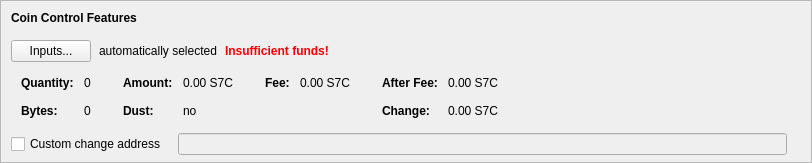
    <widget class="QFrame" name="frameCoinControl">
     <property name="sizePolicy">
      <sizepolicy hsizetype="Expanding" vsizetype="Expanding">
       <horstretch>0</horstretch>
       <verstretch>0</verstretch>
      </sizepolicy>
     </property>
     <property name="maximumSize">
      <size>
       <width>16777215</width>
       <height>16777215</height>
      </size>
     </property>
     <property name="frameShape">
      <enum>QFrame::StyledPanel</enum>
     </property>
     <property name="frameShadow">
      <enum>QFrame::Sunken</enum>
     </property>
     <layout class="QVBoxLayout" name="verticalLayoutCoinControl2">
      <property name="spacing">
       <number>0</number>
      </property>
      <property name="leftMargin">
       <number>0</number>
      </property>
      <property name="topMargin">
       <number>0</number>
      </property>
      <property name="rightMargin">
       <number>0</number>
      </property>
      <property name="bottomMargin">
       <number>6</number>
      </property>
      <item>
       <layout class="QVBoxLayout" name="verticalLayoutCoinControl" stretch="0,0,0,0,1">
        <property name="spacing">
         <number>0</number>
        </property>
        <property name="leftMargin">
         <number>10</number>
        </property>
        <property name="topMargin">
         <number>10</number>
        </property>
        <item>
         <layout class="QHBoxLayout" name="horizontalLayoutCoinControl1">
          <property name="bottomMargin">
           <number>15</number>
          </property>
          <item>
           <widget class="QLabel" name="labelCoinControlFeatures">
            <property name="sizePolicy">
             <sizepolicy hsizetype="Preferred" vsizetype="Maximum">
              <horstretch>0</horstretch>
              <verstretch>0</verstretch>
             </sizepolicy>
            </property>
            <property name="font">
             <font>
              <weight>75</weight>
              <bold>true</bold>
             </font>
            </property>
            <property name="styleSheet">
             <string notr="true">font-weight:bold;</string>
            </property>
            <property name="text">
             <string>Coin Control Features</string>
            </property>
           </widget>
          </item>
         </layout>
        </item>
        <item>
         <layout class="QHBoxLayout" name="horizontalLayoutCoinControl2" stretch="0,0,0,0">
          <property name="spacing">
           <number>8</number>
          </property>
          <property name="bottomMargin">
           <number>10</number>
          </property>
          <item>
           <widget class="QPushButton" name="pushButtonCoinControl">
            <property name="styleSheet">
             <string notr="true"/>
            </property>
            <property name="text">
             <string>Inputs...</string>
            </property>
            <property name="autoDefault">
             <bool>false</bool>
            </property>
           </widget>
          </item>
          <item>
           <widget class="QLabel" name="labelCoinControlAutomaticallySelected">
            <property name="text">
             <string>automatically selected</string>
            </property>
            <property name="margin">
             <number>5</number>
            </property>
           </widget>
          </item>
          <item>
           <widget class="QLabel" name="labelCoinControlInsuffFunds">
            <property name="font">
             <font>
              <weight>75</weight>
              <bold>true</bold>
             </font>
            </property>
            <property name="styleSheet">
             <string notr="true">color:red;font-weight:bold;</string>
            </property>
            <property name="text">
             <string>Insufficient funds!</string>
            </property>
            <property name="margin">
             <number>5</number>
            </property>
           </widget>
          </item>
          <item>
           <spacer name="horizontalSpacerCoinControl">
            <property name="orientation">
             <enum>Qt::Horizontal</enum>
            </property>
            <property name="sizeHint" stdset="0">
             <size>
              <width>40</width>
              <height>1</height>
             </size>
            </property>
           </spacer>
          </item>
         </layout>
        </item>
        <item>
         <widget class="QWidget" name="widgetCoinControl" native="true">
          <property name="sizePolicy">
           <sizepolicy hsizetype="Preferred" vsizetype="Preferred">
            <horstretch>0</horstretch>
            <verstretch>0</verstretch>
           </sizepolicy>
          </property>
          <property name="minimumSize">
           <size>
            <width>0</width>
            <height>0</height>
           </size>
          </property>
          <property name="styleSheet">
           <string notr="true"/>
          </property>
          <layout class="QHBoxLayout" name="horizontalLayoutCoinControl5">
           <property name="leftMargin">
            <number>0</number>
           </property>
           <property name="topMargin">
            <number>0</number>
           </property>
           <property name="rightMargin">
            <number>0</number>
           </property>
           <property name="bottomMargin">
            <number>0</number>
           </property>
           <item>
            <layout class="QHBoxLayout" name="horizontalLayoutCoinControl3" stretch="0,0,0,1">
             <property name="spacing">
              <number>20</number>
             </property>
             <property name="topMargin">
              <number>0</number>
             </property>
             <property name="bottomMargin">
              <number>10</number>
             </property>
             <item>
              <layout class="QFormLayout" name="formLayoutCoinControl1">
               <property name="horizontalSpacing">
                <number>10</number>
               </property>
               <property name="verticalSpacing">
                <number>14</number>
               </property>
               <property name="leftMargin">
                <number>10</number>
               </property>
               <property name="topMargin">
                <number>4</number>
               </property>
               <property name="rightMargin">
                <number>6</number>
               </property>
               <item row="0" column="0">
                <widget class="QLabel" name="labelCoinControlQuantityText">
                 <property name="font">
                  <font>
                   <weight>75</weight>
                   <bold>true</bold>
                  </font>
                 </property>
                 <property name="text">
                  <string>Quantity:</string>
                 </property>
                 <property name="margin">
                  <number>0</number>
                 </property>
                </widget>
               </item>
               <item row="0" column="1">
                <widget class="QLabel" name="labelCoinControlQuantity">
                 <property name="cursor">
                  <cursorShape>IBeamCursor</cursorShape>
                 </property>
                 <property name="contextMenuPolicy">
                  <enum>Qt::ActionsContextMenu</enum>
                 </property>
                 <property name="text">
                  <string notr="true">0</string>
                 </property>
                 <property name="margin">
                  <number>0</number>
                 </property>
                 <property name="textInteractionFlags">
                  <set>Qt::LinksAccessibleByMouse|Qt::TextSelectableByKeyboard|Qt::TextSelectableByMouse</set>
                 </property>
                </widget>
               </item>
               <item row="1" column="0">
                <widget class="QLabel" name="labelCoinControlBytesText">
                 <property name="font">
                  <font>
                   <weight>75</weight>
                   <bold>true</bold>
                  </font>
                 </property>
                 <property name="text">
                  <string>Bytes:</string>
                 </property>
                </widget>
               </item>
               <item row="1" column="1">
                <widget class="QLabel" name="labelCoinControlBytes">
                 <property name="cursor">
                  <cursorShape>IBeamCursor</cursorShape>
                 </property>
                 <property name="contextMenuPolicy">
                  <enum>Qt::ActionsContextMenu</enum>
                 </property>
                 <property name="text">
                  <string notr="true">0</string>
                 </property>
                 <property name="textInteractionFlags">
                  <set>Qt::LinksAccessibleByMouse|Qt::TextSelectableByKeyboard|Qt::TextSelectableByMouse</set>
                 </property>
                </widget>
               </item>
              </layout>
             </item>
             <item>
              <layout class="QFormLayout" name="formLayoutCoinControl2">
               <property name="horizontalSpacing">
                <number>10</number>
               </property>
               <property name="verticalSpacing">
                <number>14</number>
               </property>
               <property name="leftMargin">
                <number>6</number>
               </property>
               <property name="topMargin">
                <number>4</number>
               </property>
               <property name="rightMargin">
                <number>6</number>
               </property>
               <item row="0" column="0">
                <widget class="QLabel" name="labelCoinControlAmountText">
                 <property name="font">
                  <font>
                   <weight>75</weight>
                   <bold>true</bold>
                  </font>
                 </property>
                 <property name="text">
                  <string>Amount:</string>
                 </property>
                 <property name="margin">
                  <number>0</number>
                 </property>
                </widget>
               </item>
               <item row="0" column="1">
                <widget class="QLabel" name="labelCoinControlAmount">
                 <property name="cursor">
                  <cursorShape>IBeamCursor</cursorShape>
                 </property>
                 <property name="contextMenuPolicy">
                  <enum>Qt::ActionsContextMenu</enum>
                 </property>
                 <property name="text">
                  <string notr="true">0.00 S7C</string>
                 </property>
                 <property name="textInteractionFlags">
                  <set>Qt::LinksAccessibleByMouse|Qt::TextSelectableByKeyboard|Qt::TextSelectableByMouse</set>
                 </property>
                </widget>
               </item>
               <item row="1" column="0">
                <widget class="QLabel" name="labelCoinControlLowOutputText">
                 <property name="font">
                  <font>
                   <weight>75</weight>
                   <bold>true</bold>
                  </font>
                 </property>
                 <property name="text">
                  <string>Dust:</string>
                 </property>
                </widget>
               </item>
               <item row="1" column="1">
                <widget class="QLabel" name="labelCoinControlLowOutput">
                 <property name="cursor">
                  <cursorShape>IBeamCursor</cursorShape>
                 </property>
                 <property name="contextMenuPolicy">
                  <enum>Qt::ActionsContextMenu</enum>
                 </property>
                 <property name="text">
                  <string notr="true">no</string>
                 </property>
                 <property name="textInteractionFlags">
                  <set>Qt::LinksAccessibleByMouse|Qt::TextSelectableByKeyboard|Qt::TextSelectableByMouse</set>
                 </property>
                </widget>
               </item>
              </layout>
             </item>
             <item>
              <layout class="QFormLayout" name="formLayoutCoinControl3">
               <property name="horizontalSpacing">
                <number>10</number>
               </property>
               <property name="verticalSpacing">
                <number>14</number>
               </property>
               <property name="leftMargin">
                <number>6</number>
               </property>
               <property name="topMargin">
                <number>4</number>
               </property>
               <property name="rightMargin">
                <number>6</number>
               </property>
               <item row="0" column="0">
                <widget class="QLabel" name="labelCoinControlFeeText">
                 <property name="font">
                  <font>
                   <weight>75</weight>
                   <bold>true</bold>
                  </font>
                 </property>
                 <property name="text">
                  <string>Fee:</string>
                 </property>
                 <property name="margin">
                  <number>0</number>
                 </property>
                </widget>
               </item>
               <item row="0" column="1">
                <widget class="QLabel" name="labelCoinControlFee">
                 <property name="cursor">
                  <cursorShape>IBeamCursor</cursorShape>
                 </property>
                 <property name="contextMenuPolicy">
                  <enum>Qt::ActionsContextMenu</enum>
                 </property>
                 <property name="text">
                  <string notr="true">0.00 S7C</string>
                 </property>
                 <property name="textInteractionFlags">
                  <set>Qt::LinksAccessibleByMouse|Qt::TextSelectableByKeyboard|Qt::TextSelectableByMouse</set>
                 </property>
                </widget>
               </item>
             </layout>
             </item>
             <item>
              <layout class="QFormLayout" name="formLayoutCoinControl4">
               <property name="horizontalSpacing">
                <number>10</number>
               </property>
               <property name="verticalSpacing">
                <number>14</number>
               </property>
               <property name="leftMargin">
                <number>6</number>
               </property>
               <property name="topMargin">
                <number>4</number>
               </property>
               <property name="rightMargin">
                <number>6</number>
               </property>
               <item row="0" column="0">
                <widget class="QLabel" name="labelCoinControlAfterFeeText">
                 <property name="font">
                  <font>
                   <weight>75</weight>
                   <bold>true</bold>
                  </font>
                 </property>
                 <property name="text">
                  <string>After Fee:</string>
                 </property>
                 <property name="margin">
                  <number>0</number>
                 </property>
                </widget>
               </item>
               <item row="0" column="1">
                <widget class="QLabel" name="labelCoinControlAfterFee">
                 <property name="cursor">
                  <cursorShape>IBeamCursor</cursorShape>
                 </property>
                 <property name="contextMenuPolicy">
                  <enum>Qt::ActionsContextMenu</enum>
                 </property>
                 <property name="text">
                  <string notr="true">0.00 S7C</string>
                 </property>
                 <property name="textInteractionFlags">
                  <set>Qt::LinksAccessibleByMouse|Qt::TextSelectableByKeyboard|Qt::TextSelectableByMouse</set>
                 </property>
                </widget>
               </item>
               <item row="1" column="0">
                <widget class="QLabel" name="labelCoinControlChangeText">
                 <property name="font">
                  <font>
                   <weight>75</weight>
                   <bold>true</bold>
                  </font>
                 </property>
                 <property name="text">
                  <string>Change:</string>
                 </property>
                </widget>
               </item>
               <item row="1" column="1">
                <widget class="QLabel" name="labelCoinControlChange">
                 <property name="cursor">
                  <cursorShape>IBeamCursor</cursorShape>
                 </property>
                 <property name="contextMenuPolicy">
                  <enum>Qt::ActionsContextMenu</enum>
                 </property>
                 <property name="text">
                  <string notr="true">0.00 S7C</string>
                 </property>
                 <property name="textInteractionFlags">
                  <set>Qt::LinksAccessibleByMouse|Qt::TextSelectableByKeyboard|Qt::TextSelectableByMouse</set>
                 </property>
                </widget>
               </item>
              </layout>
             </item>
            </layout>
           </item>
          </layout>
         </widget>
        </item>
        <item>
         <layout class="QHBoxLayout" name="horizontalLayoutCoinControl4" stretch="0,0,0">
          <property name="spacing">
           <number>12</number>
          </property>
          <property name="sizeConstraint">
           <enum>QLayout::SetDefaultConstraint</enum>
          </property>
          <property name="topMargin">
           <number>5</number>
          </property>
          <property name="rightMargin">
           <number>5</number>
          </property>
          <item>
           <widget class="QCheckBox" name="checkBoxCoinControlChange">
            <property name="toolTip">
             <string>If this is activated, but the change address is empty or invalid, change will be sent to a newly generated address.</string>
            </property>
            <property name="text">
             <string>Custom change address</string>
            </property>
           </widget>
          </item>
          <item>
           <widget class="QValidatedLineEdit" name="lineEditCoinControlChange">
            <property name="enabled">
             <bool>false</bool>
            </property>
            <property name="sizePolicy">
             <sizepolicy hsizetype="Expanding" vsizetype="Fixed">
              <horstretch>0</horstretch>
              <verstretch>0</verstretch>
             </sizepolicy>
            </property>
           </widget>
          </item>
          <item>
           <widget class="QLabel" name="labelCoinControlChangeLabel">
            <property name="sizePolicy">
             <sizepolicy hsizetype="Preferred" vsizetype="Expanding">
              <horstretch>0</horstretch>
              <verstretch>0</verstretch>
             </sizepolicy>
            </property>
            <property name="minimumSize">
             <size>
              <width>0</width>
              <height>0</height>
             </size>
            </property>
            <property name="text">
             <string/>
            </property>
            <property name="margin">
             <number>3</number>
            </property>
           </widget>
          </item>
         </layout>
        </item>
        <item>
         <spacer name="verticalSpacerCoinControl">
          <property name="orientation">
           <enum>Qt::Vertical</enum>
          </property>
          <property name="sizeHint" stdset="0">
           <size>
            <width>800</width>
            <height>1</height>
           </size>
          </property>
         </spacer>
        </item>
       </layout>
      </item>
     </layout>
    </widget>
